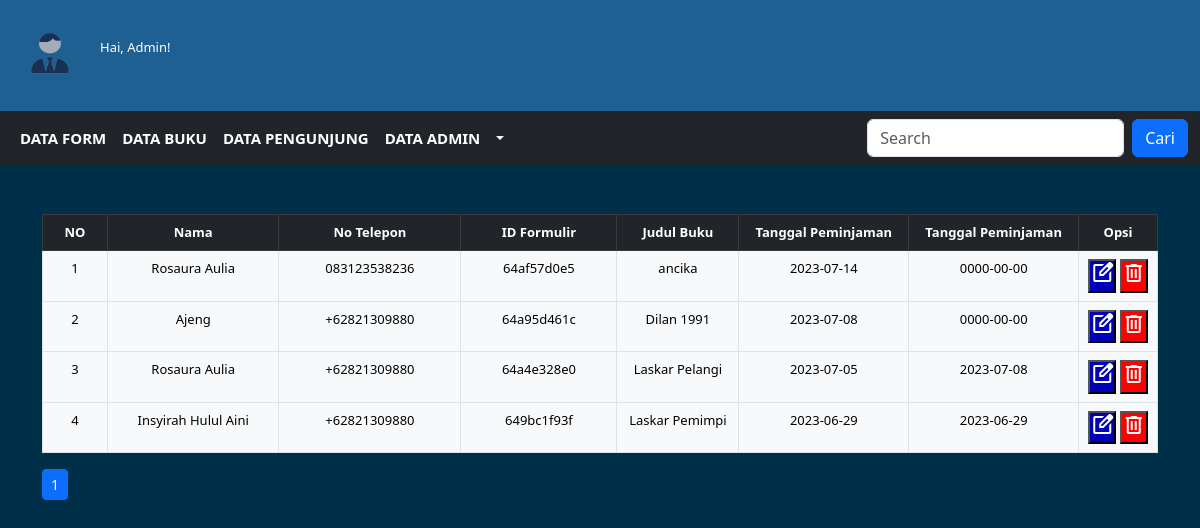
The page /databaseform.php (signed in) on the database its author committed.
### tables this page shows
CREATE TABLE `form_pinjam` (
  `nama` varchar(30) NOT NULL,
  `id` int(11) NOT NULL,
  `telp` varchar(15) NOT NULL,
  `id_form` varchar(10) NOT NULL,
  `jd_buku` varchar(25) NOT NULL,
  `tgl_pinjam` date NOT NULL,
  `tgl_kembali` date DEFAULT NULL
);

### databaseform.php (the view, shortened to what this page needs)
<!DOCTYPE html>
<html lang="en">
<head>
  <link href="https://cdn.jsdelivr.net/npm/bootstrap@5.3.0/dist/css/bootstrap.min.css" rel="stylesheet">
</head>
<body>
<div class="navbar navbar-expand-sm navbar-dark text-white" style="background-color: #1e6091;">
    <img src="gambar/profile.png" class="d-flex flex-column-reverse mb-3"><br/>
    <h5 class="d-flex flex-column-reverse mb-3">Hai, Admin!</h5>
</div>
<div>
  <nav class="navbar navbar-expand-sm navbar-dark bg-dark">
      <div class="container-fluid">
        <div class="collapse navbar-collapse" id="mynavbar">
          <ul class="navbar-nav me-auto">
            <li class="nav-item-active">
              <a class="nav-link" href="databaseform.php" id="text"><span class="#">DATA FORM</span></a>
            </li>
            <li class="nav-item">
              <a class="nav-link" href="databasebuku.php"><span class="#">DATA BUKU</span></a>
            </li>
            <li class="nav-item">
              <a class="nav-link" href="databasepengunjung.php"><span class="#">DATA PENGUNJUNG</span></a>
            </li>
            <li class="nav-item">
              <a class="nav-link" href="databaseusnpw.php"><span class="#">DATA ADMIN</span></a>
            </li>
            <li class="nav-item dropdown">
              <a class="nav-link dropdown-toggle" href="#" role="button" data-bs-toggle="dropdown"></a>
            </li>
          </ul>
          <form action="#" method="get" class="d-flex">
              <input type="text" class="form-control me-2" name="cari" id="cari" placeholder="Search">
              <button type="submit" id="btncari" class="btn btn-primary">Cari</button>
          </form>
        </div>
      </div>
    </nav>
</div>
<div class="table-responsive">
<div class="container mt-5" id="container">
  <div class="d-flex justify-content-end container-table">
    <table class="table table-bordered">
    <thead class="table-dark">
      <tr class="#">
        <th style="width: 10px;">NO</th>
        <th style="width: 100px;">Nama</th>
        <th style="width: 22px;">No Telepon</th>
        <th style="width: 22px;">ID Formulir</th>
        <th style="width: 22px;">Judul Buku</th>
        <th style="width: 22px;">Tanggal Peminjaman</th>
        <th style="width: 22px;">Tanggal Peminjaman</th>
        <th style="width: 10px;">Opsi</th>
      </tr>
    </thead>
      <?php
      require_once 'koneksi.php';
      $jmlDataPerHalaman = 40;
      $result = mysqli_query($koneksi, "SELECT * FROM form_pinjam");
      $jmlData = mysqli_num_rows($result);
      $jmlHal = ceil($jmlData / $jmlDataPerHalaman);
      $actHal = (isset($_GET["halaman"]) ) ? $_GET["halaman"] : 1;
      $no = (($jmlDataPerHalaman * $actHal) - $jmlDataPerHalaman) + 1;
      if(isset($_GET['cari'])){
        $cari = $_GET['cari'];
        $data = mysqli_query($koneksi,"SELECT * FROM form_pinjam WHERE nama LIKE '%$cari%' OR telp LIKE '%$cari%' OR jd_buku LIKE '%$cari%' OR tgl_pinjam LIKE '%$cari%' OR tgl_kembali LIKE '%$cari%' ");
      } else {
        $data = mysqli_query($koneksi,"SELECT * FROM form_pinjam ORDER BY tgl_pinjam DESC");
      }
      while($d = mysqli_fetch_assoc($data)){
        ?>
    <tbody>
        <tr>
          <td class="text-bg-light"><?php echo $no++; ?></td>
          <td class="text-bg-light"><?php echo $d['nama']; ?></td>
          <td class="text-bg-light"><?php echo $d['telp']; ?></td>
          <td class="text-bg-light"><?php echo $d['id_form']; ?></td>
          <td class="text-bg-light"><?php echo $d['jd_buku']; ?></td>
          <td class="text-bg-light"><?php echo $d['tgl_pinjam']; ?></td>
          <td class="text-bg-light"><?php echo $d['tgl_kembali']; ?></td>
          <td class="text-bg-light">
            <button style="background-color: #0000B8; color: white;"><span class="material-symbols-outlined"><a href="edit.php?id_form=<?php echo $d['id_form']; ?>">edit_square</a></span></button>
            <button style="background-color: #FE0000; color: white;"><span class="material-symbols-outlined"><a href="hapus.php?id_form=<?php echo $d['id_form']; ?>" onclick="return confirm('Apakah Anda yakin ingin menghapus data ini?')">delete</a></span></button>
          </td>
        </tr>
          <?php
        }
        ?>
    </tbody>
    </table>
</div>
      <div>
        <ul class="pagination pagination-sm">
        <?php for($i = 1; $i <= $jmlHal; $i++) : ?>
          <?php if($i == $actHal) : ?>
          <li class="page-item active"><a class="page-link" href="?halaman=<?= $i; ?>"><?= $i; ?></a></li>
          <?php else : ?>
          <li class="page-item"><a class="page-link" href="?halaman=<?= $i; ?>"><?= $i; ?></a></li>
          <?php endif; ?>
        <?php endfor;?>
        </ul>
      </div>
</div>
</div>
</body>
</html>

### databaseform.php (style rules this page uses)
* { margin: 0; padding: 0; }
a { text-decoration: none; color: white; }
.table { text-align: center; }
body { background-color: #003049; }
thead { font-size: 13px; }
tbody { font-size: 13px; }
div.container-fluid { font-size: 15px; font-weight: bold; }
h5 { float: right; font-size: 13px; margin: 0; padding: 0; display: block; pad }
img { float: right; height: 70px; width: 100px; margin-bottom: 0; padding-bottom: 0; margin-top: 9px; padding-top: 0; display: block; }
.nav-item a { color: white; }
.nav-item-active a { color: white; }
table { margin-left: 0px; padding-left: 0px; }

### rows shown on the page
form_pinjam: nama "Rosaura Aulia", telp "083123538236", id_form "64af57d0e5", jd_buku "ancika", tgl_pinjam "2023-07-14", tgl_kembali "0000-00-00"
form_pinjam: nama "Ajeng", telp "+62821309880", id_form "64a95d461c", jd_buku "Dilan 1991", tgl_pinjam "2023-07-08", tgl_kembali "0000-00-00"
form_pinjam: nama "Rosaura Aulia", telp "+62821309880", id_form "64a4e328e0", jd_buku "Laskar Pelangi", tgl_pinjam "2023-07-05", tgl_kembali "2023-07-08"
form_pinjam: nama "Insyirah Hulul Aini", telp "+62821309880", id_form "649bc1f93f", jd_buku "Laskar Pemimpi", tgl_pinjam "2023-06-29", tgl_kembali "2023-06-29"
